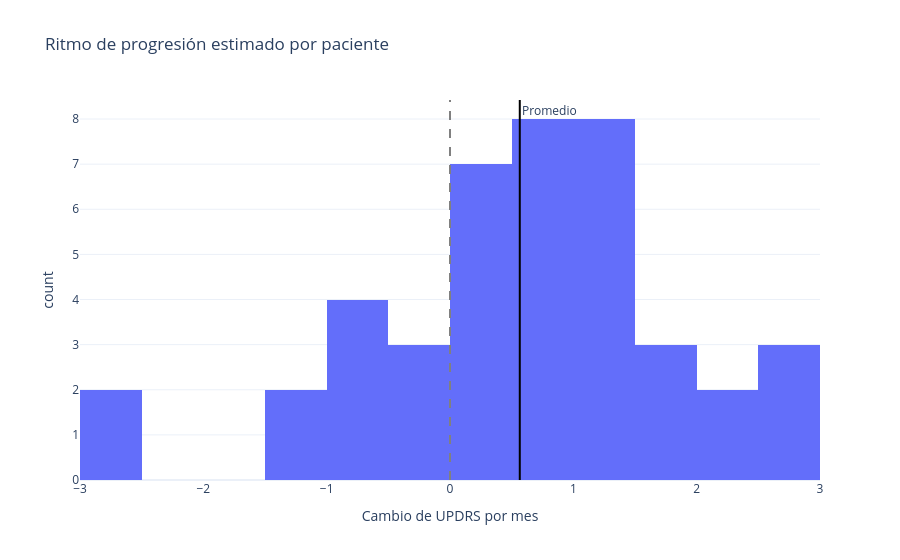

The notebook cell this image was saved under:
### Code cell
# Pendiente de cada paciente = pendiente promedio (efecto fijo) + su desvío (efecto aleatorio)
pendientes = pd.DataFrame({
    ID: list(resultado.random_effects),
    "pendiente": [resultado.fe_params["meses"] + re.iloc[1] for re in resultado.random_effects.values()],
})
fig = px.histogram(pendientes, x="pendiente", nbins=15,
                   title="Ritmo de progresión estimado por paciente",
                   labels={"pendiente": "Cambio de UPDRS por mes"})
fig.add_vline(x=0, line_dash="dash", line_color="gray")
fig.add_vline(x=resultado.fe_params["meses"], line_color="black",
              annotation_text="Promedio")
guardar(fig, "03_pendientes_por_paciente")
fig

### Figure 1 — Plotly figure (JSON) as saved in the notebook; plotly's stock layout.template omitted (floating-point values rounded to 4 significant figures)
{"data": [{"bingroup": "x", "hovertemplate": "Cambio de UPDRS por mes=%{x}<br>count=%{y}<extra></extra>", "legendgroup": "", "marker": {"color": "#636efa", "pattern": {"shape": ""}}, "name": "", "nbinsx": 15, "orientation": "v", "showlegend": false, "type": "histogram", "x": [2.447, 1.27, 2.67, 2.304, 1.032, 1.226, -0.7268, 0.8439, 0.6126, 0.5184, 0.06003, -1.279, 1.64, 2.619, 1.318, 1.487, 0.06861, -0.1598, 0.2135, -0.2632, 1.545, 0.4607, 0.9631, 0.7801, 1.441, -0.8661, 1.273, -2.808, 0.1773, -2.817, -1.276, -0.9428, 0.9146, 0.09053, -0.1534, 1.082, 2.692, 0.4341, 1.947, -0.6563, 0.9665, 0.6148], "xaxis": "x", "yaxis": "y"}], "layout": {"annotations": [{"showarrow": false, "text": "Promedio", "x": 0.5658, "xanchor": "left", "xref": "x", "y": 1, "yanchor": "top", "yref": "y domain"}], "barmode": "relative", "legend": {"tracegroupgap": 0}, "shapes": [{"line": {"color": "gray", "dash": "dash"}, "type": "line", "x0": 0, "x1": 0, "xref": "x", "y0": 0, "y1": 1, "yref": "y domain"}, {"line": {"color": "black"}, "type": "line", "x0": 0.5658, "x1": 0.5658, "xref": "x", "y0": 0, "y1": 1, "yref": "y domain"}], "title": {"text": "Ritmo de progresión estimado por paciente"}, "xaxis": {"anchor": "y", "domain": [0.0, 1.0], "title": {"text": "Cambio de UPDRS por mes"}}, "yaxis": {"anchor": "x", "domain": [0.0, 1.0], "title": {"text": "count"}}}}
